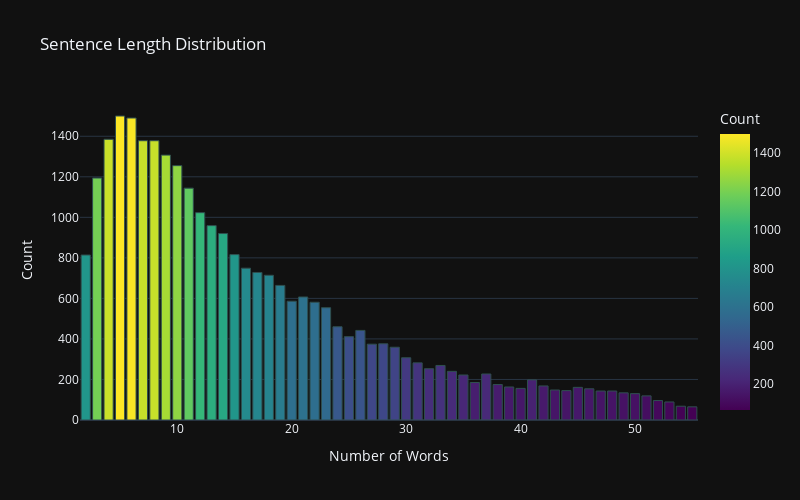

Notebook code cell kept with this figure:
### Markdown cell above
## Review or examine again the way in which the words are distributed

### Code cell
import pandas as pd
import plotly.express as px

# Assuming you have a DataFrame named 'dataset' containing the data

# Calculate the count of each value in the 'Num_words' column
plot_df = dataset.Num_words.value_counts().rename_axis('Num_words').reset_index(name='counts')

# Configure the color, appearance, and shape of the bars
fig = px.bar(plot_df, x="Num_words", y="counts", color="counts",
             title="Sentence Length Distribution",
             color_continuous_scale='viridis',  # Set the color scale
             template='plotly_dark',  # Set the plot template
             hover_data={'Num_words': True, 'counts': True},  # Include additional hover data
             labels={'Num_words': 'Number of Words', 'counts': 'Count'},  # Update axis labels
             width=800, height=500)  # Set the plot size

# Update the bar shapes
fig.update_traces(marker=dict(line=dict(width=1, color='DarkSlateGrey')))  # Update the bar line color and width

# Show the updated bar plot
fig.show()

### Figure 1 — Plotly figure (JSON) as saved in the notebook; plotly's stock layout.template omitted (floating-point values rounded to 4 significant figures)
{"data": [{"alignmentgroup": "True", "hovertemplate": "Number of Words=%{x}<br>Count=%{marker.color}<extra></extra>", "legendgroup": "", "marker": {"color": [1500, 1490, 1385, 1378, 1378, 1307, 1255, 1194, 1144, 1023, 959, 920, 816, 814, 749, 728, 714, 664, 607, 586, 581, 554, 460, 442, 411, 376, 374, 359, 307, 282, 269, 253, 240, 227, 222, 198, 185, 175, 168, 163, 161, 156, 154, 148, 145, 143, 143, 134, 130, 119, 96, 89, 68, 65], "coloraxis": "coloraxis", "line": {"color": "DarkSlateGrey", "width": 1}, "pattern": {"shape": ""}}, "name": "", "offsetgroup": "", "orientation": "v", "showlegend": false, "textposition": "auto", "type": "bar", "x": [5, 6, 4, 8, 7, 9, 10, 3, 11, 12, 13, 14, 15, 2, 16, 17, 18, 19, 21, 20, 22, 23, 24, 26, 25, 28, 27, 29, 30, 31, 33, 32, 34, 37, 35, 41, 36, 38, 42, 39, 45, 40, 46, 43, 44, 47, 48, 49, 50, 51, 52, 53, 54, 55], "xaxis": "x", "y": [1500, 1490, 1385, 1378, 1378, 1307, 1255, 1194, 1144, 1023, 959, 920, 816, 814, 749, 728, 714, 664, 607, 586, 581, 554, 460, 442, 411, 376, 374, 359, 307, 282, 269, 253, 240, 227, 222, 198, 185, 175, 168, 163, 161, 156, 154, 148, 145, 143, 143, 134, 130, 119, 96, 89, 68, 65], "yaxis": "y"}], "layout": {"barmode": "relative", "coloraxis": {"colorbar": {"title": {"text": "Count"}}, "colorscale": [[0, "#440154"], [0.1111, "#482878"], [0.2222, "#3e4989"], [0.3333, "#31688e"], [0.4444, "#26828e"], [0.5556, "#1f9e89"], [0.6667, "#35b779"], [0.7778, "#6ece58"], [0.8889, "#b5de2b"], [1, "#fde725"]]}, "height": 500, "legend": {"tracegroupgap": 0}, "title": {"text": "Sentence Length Distribution"}, "width": 800, "xaxis": {"anchor": "y", "domain": [0, 1], "title": {"text": "Number of Words"}}, "yaxis": {"anchor": "x", "domain": [0, 1], "title": {"text": "Count"}}}}
